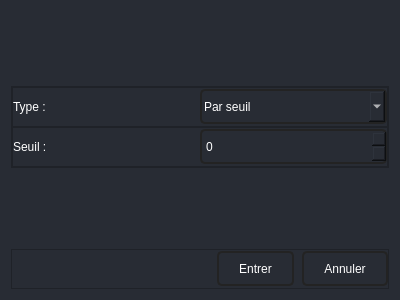
<?xml version="1.0" encoding="UTF-8"?>
<ui version="4.0">
 <class>Dialog</class>
 <widget class="QDialog" name="Dialog">
  <property name="geometry">
   <rect>
    <x>0</x>
    <y>0</y>
    <width>400</width>
    <height>300</height>
   </rect>
  </property>
  <property name="windowTitle">
   <string>Binarisation</string>
  </property>
  <property name="styleSheet">
   <string notr="true">background-color: #282c34;
</string>
  </property>
  <property name="modal">
   <bool>true</bool>
  </property>
  <layout class="QVBoxLayout" name="verticalLayout">
   <item alignment="Qt::AlignVCenter">
    <widget class="QFrame" name="frame_2">
     <property name="frameShape">
      <enum>QFrame::StyledPanel</enum>
     </property>
     <property name="frameShadow">
      <enum>QFrame::Raised</enum>
     </property>
     <layout class="QVBoxLayout" name="verticalLayout_2">
      <property name="spacing">
       <number>0</number>
      </property>
      <property name="leftMargin">
       <number>0</number>
      </property>
      <property name="topMargin">
       <number>0</number>
      </property>
      <property name="rightMargin">
       <number>0</number>
      </property>
      <property name="bottomMargin">
       <number>0</number>
      </property>
      <item>
       <widget class="QFrame" name="frame_3">
        <property name="minimumSize">
         <size>
          <width>0</width>
          <height>40</height>
         </size>
        </property>
        <property name="maximumSize">
         <size>
          <width>16777215</width>
          <height>40</height>
         </size>
        </property>
        <property name="frameShape">
         <enum>QFrame::StyledPanel</enum>
        </property>
        <property name="frameShadow">
         <enum>QFrame::Raised</enum>
        </property>
        <layout class="QHBoxLayout" name="horizontalLayout_2">
         <property name="spacing">
          <number>0</number>
         </property>
         <property name="leftMargin">
          <number>0</number>
         </property>
         <property name="topMargin">
          <number>0</number>
         </property>
         <property name="rightMargin">
          <number>0</number>
         </property>
         <property name="bottomMargin">
          <number>0</number>
         </property>
         <item>
          <widget class="QLabel" name="label">
           <property name="styleSheet">
            <string notr="true">color: rgb(255, 255, 255);</string>
           </property>
           <property name="text">
            <string>Type :</string>
           </property>
          </widget>
         </item>
         <item>
          <widget class="QComboBox" name="comboBox">
           <property name="maximumSize">
            <size>
             <width>16777215</width>
             <height>35</height>
            </size>
           </property>
           <property name="styleSheet">
            <string notr="true">*{color: rgb(255, 255, 255);
border: 1.5px solid #232323;
height:40px;
padding:2px;
border-radius: 5px;
}</string>
           </property>
           <item>
            <property name="text">
             <string>Par seuil</string>
            </property>
           </item>
           <item>
            <property name="text">
             <string>OTSU</string>
            </property>
           </item>
          </widget>
         </item>
        </layout>
       </widget>
      </item>
      <item>
       <widget class="QFrame" name="frame_4">
        <property name="minimumSize">
         <size>
          <width>0</width>
          <height>40</height>
         </size>
        </property>
        <property name="maximumSize">
         <size>
          <width>16777215</width>
          <height>40</height>
         </size>
        </property>
        <property name="frameShape">
         <enum>QFrame::StyledPanel</enum>
        </property>
        <property name="frameShadow">
         <enum>QFrame::Raised</enum>
        </property>
        <layout class="QHBoxLayout" name="horizontalLayout_3">
         <property name="spacing">
          <number>0</number>
         </property>
         <property name="leftMargin">
          <number>0</number>
         </property>
         <property name="topMargin">
          <number>0</number>
         </property>
         <property name="rightMargin">
          <number>0</number>
         </property>
         <property name="bottomMargin">
          <number>0</number>
         </property>
         <item>
          <widget class="QLabel" name="label_2">
           <property name="styleSheet">
            <string notr="true">color: rgb(255, 255, 255);</string>
           </property>
           <property name="text">
            <string>Seuil :</string>
           </property>
          </widget>
         </item>
         <item>
          <widget class="QSpinBox" name="spinBox">
           <property name="maximumSize">
            <size>
             <width>16777215</width>
             <height>35</height>
            </size>
           </property>
           <property name="styleSheet">
            <string notr="true">*{color: rgb(255, 255, 255);
border: 1.5px solid #232323;
height:40px;
padding:2px;
border-radius: 5px;
}</string>
           </property>
           <property name="maximum">
            <number>255</number>
           </property>
          </widget>
         </item>
        </layout>
       </widget>
      </item>
     </layout>
    </widget>
   </item>
   <item>
    <widget class="QFrame" name="frame">
     <property name="maximumSize">
      <size>
       <width>16777215</width>
       <height>40</height>
      </size>
     </property>
     <property name="frameShape">
      <enum>QFrame::StyledPanel</enum>
     </property>
     <property name="frameShadow">
      <enum>QFrame::Raised</enum>
     </property>
     <layout class="QHBoxLayout" name="horizontalLayout">
      <property name="spacing">
       <number>8</number>
      </property>
      <property name="leftMargin">
       <number>0</number>
      </property>
      <property name="topMargin">
       <number>0</number>
      </property>
      <property name="rightMargin">
       <number>0</number>
      </property>
      <property name="bottomMargin">
       <number>0</number>
      </property>
      <item>
       <spacer name="horizontalSpacer">
        <property name="orientation">
         <enum>Qt::Horizontal</enum>
        </property>
        <property name="sizeHint" stdset="0">
         <size>
          <width>40</width>
          <height>20</height>
         </size>
        </property>
       </spacer>
      </item>
      <item>
       <widget class="QPushButton" name="pushButton_2">
        <property name="maximumSize">
         <size>
          <width>16777215</width>
          <height>35</height>
         </size>
        </property>
        <property name="styleSheet">
         <string notr="true">*{color: rgb(255, 255, 255);
border: 1.5px solid #232323;
height:30px;
padding:2px;
padding-left:20px;
padding-right:20px;
border-radius: 5px;
}

QPushButton::hover{
background-color: #232323;
}</string>
        </property>
        <property name="text">
         <string>Entrer</string>
        </property>
       </widget>
      </item>
      <item>
       <widget class="QPushButton" name="pushButton">
        <property name="maximumSize">
         <size>
          <width>16777215</width>
          <height>35</height>
         </size>
        </property>
        <property name="styleSheet">
         <string notr="true">*{color: rgb(255, 255, 255);
border: 1.5px solid #232323;
height:30px;
padding:2px;
padding-left:20px;
padding-right:20px;
border-radius: 5px;
}

QPushButton::hover{
background-color: #232323;
}</string>
        </property>
        <property name="text">
         <string>Annuler</string>
        </property>
       </widget>
      </item>
     </layout>
    </widget>
   </item>
  </layout>
 </widget>
 <resources/>
 <connections/>
</ui>
